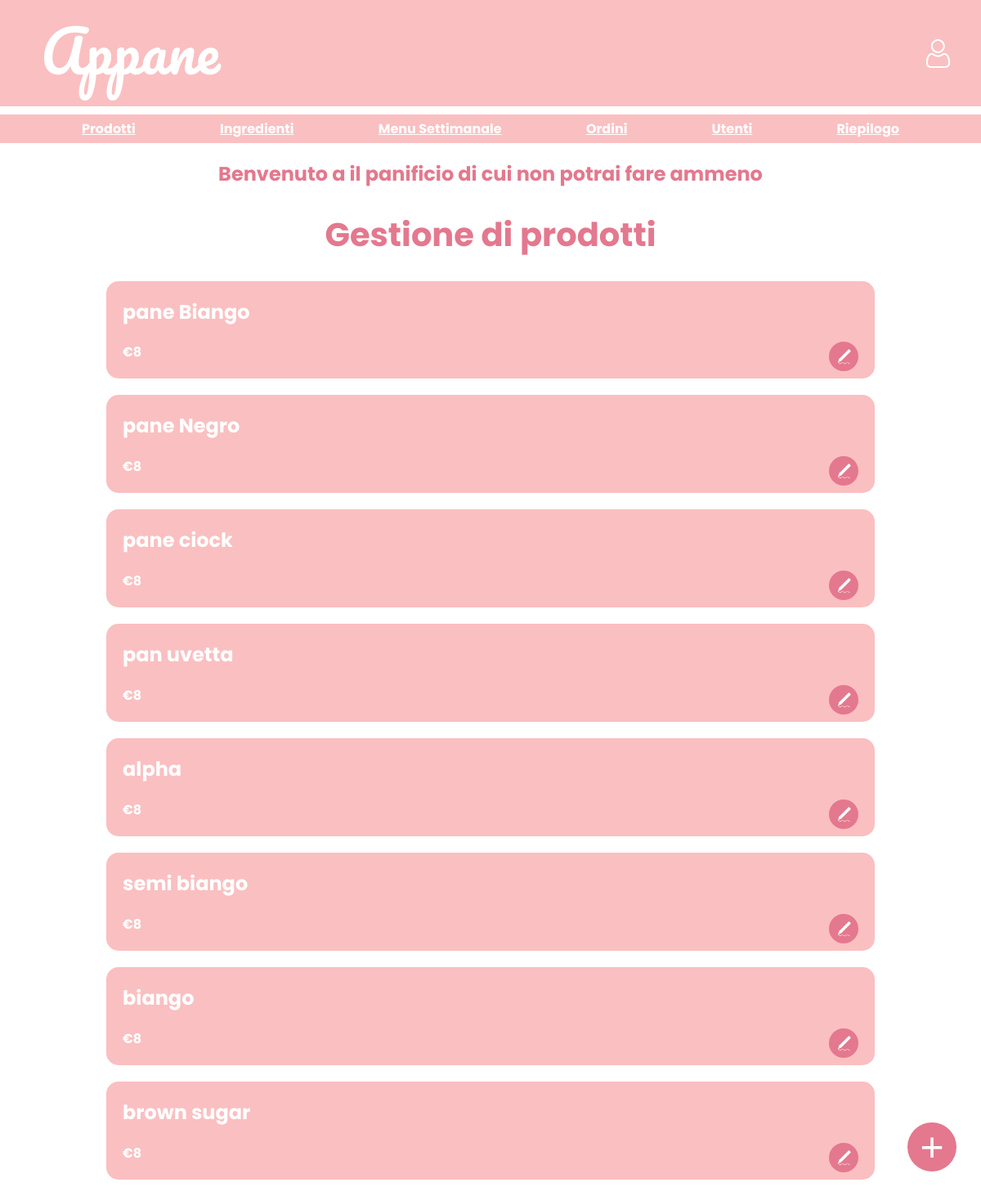
/BACK/managementProducts/managementProducts.php, run on an earlier commit of the app's database.
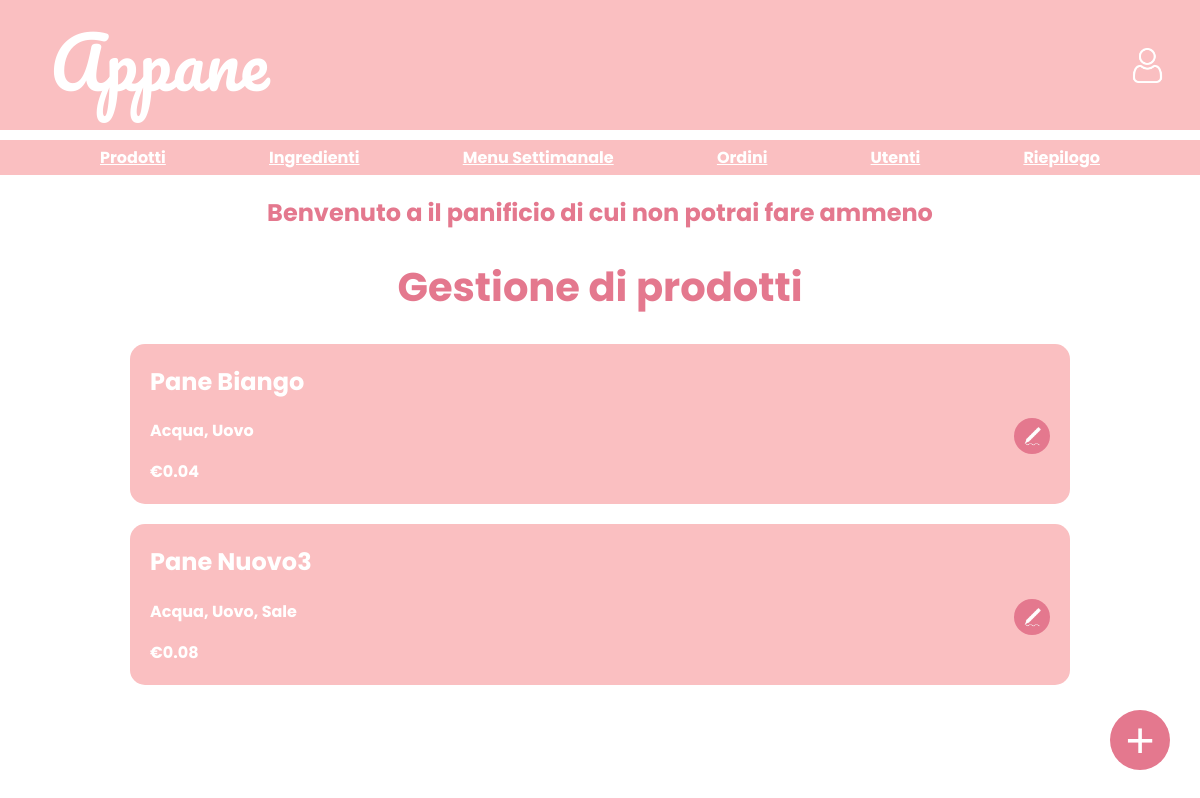
And on a later commit of the database.
### tables this page shows
CREATE TABLE `tprodotto` (
  `id` int(11) NOT NULL,
  `nome` varchar(255) NOT NULL,
  `prezzo` float NOT NULL
);

### BACK/managementProducts/managementProducts.php (the view, shortened to what this page needs)
<?php
require('../../includes/db.php');
include('../header.php');
function creaProd($id, $nome, $ingredienti, $prezzo)
{
    $string_ingredienti = implode(', ', $ingredienti);
    return "<div class='prodotto'>
                <div>
                    <h2>$nome</h2>
                    <button class='cart-btn' style='float: right;' title='Modifica prodotto'
                        onclick='openModal(\"modalModifyProduct.php?id=$id\")'>
                        <img src='../../grafica/img/pen.png' class='cart-icon' />
                    </button>
                </div>
                <p>$string_ingredienti</p>
                <p>€$prezzo</p>
            </div>";
}
?>
<!DOCTYPE html>
<html lang="it">
<head>
    <link rel="stylesheet" href="../../grafica/style.css?v=<?php echo time();?>">
</head>
<body>
    <div class="welcomeText">
        <h2>Benvenuto a il panificio di cui non potrai fare ammeno</h2>
    </div>
    <div class="main-content">
        <h1>Gestione di prodotti</h1>
        <div class="menu">
            <?php
            $sqlMenu = "SELECT * FROM tprodotto";
            $resultMenu = $conn->query($sqlMenu);
            if ($resultMenu->num_rows > 0) {
                while ($rowProd = $resultMenu->fetch_assoc()) {
                    $stmtIng = $conn->prepare("SELECT idIngrediente FROM tricetta WHERE idProdotto = ?");
                    $stmtIng->bind_param("i", $rowProd["id"]);
                    $stmtIng->execute();
                    $resultI = $stmtIng->get_result();
                    $ingredienti = [];
                    while ($rowI = $resultI->fetch_assoc()) {
                        $stmt = $conn->prepare("SELECT nome FROM tingrediente WHERE id = ?");
                        $stmt->bind_param("i", $rowI['idIngrediente']);
                        $stmt->execute();
                        $result = $stmt->get_result();
                        if($result->num_rows===1){
                            $ingredienti[] = $result->fetch_assoc()["nome"];
                        }
                    }
                    echo creaProd($rowProd["id"], $rowProd["nome"], $ingredienti,  $rowProd["prezzo"]);
                }
            } else {
                echo '<p> Per ora non ci sono prodotti salvati </p>';
            }
            ?>
        </div>
    </div>
    <button class="add-btn" title="Aggiungi prodotto" onclick="openModal('modalAddProduct.php')">+</button>
</body>
</html>

### BACK/header.php (shortened to what this page needs)
<div class="topbar">
    <h1><a href="index.php" style="color: inherit; text-decoration: none;">Appane</a></h1>
    <div style="margin: auto 0;">
        <a  href="<?php echo isset($_SESSION['user_id']) ? '../../FRONT/profile.php' : './FRONT/login.php'; ?>"
        class="button" style="margin-right: 10px;">
            <img src="../../grafica/img/user.png" alt="user" class="header-icon">
        </a>
    </div>
</div>
<div class="options">
    <a  href="../managementProducts/managementProducts.php" class="menu-option">Prodotti</a>
    <a  href="../managementIngredients/managementIngredients.php" class="menu-option">Ingredienti</a>
    <a  href="../managementWeeklyMenu/managementWeeklyMenu.php" class="menu-option">Menu Settimanale</a>
    <a  href="../managementOrders/managementOrders.php" class="menu-option">Ordini</a>
    <a  href="../managementUsers/managementUsers.php" class="menu-option">Utenti</a>
    <a  href="../managementSummary/managementSummary.php" class="menu-option">Riepilogo</a>
</div>

### grafica/style.css (style rules this page uses)
body { margin: 0; background-color: #fff; font-family: "Poppins", sans-serif; font-weight: 700; font-style: normal; }
.topbar { height: 130px; background: #fabfc1; display: flex; justify-content: space-between; padding: 0 25px; }
.topbar h1 { margin: 0; color: #fff; font-size: 70px; padding: 0 25px; font-family: "Pacifico", cursive; font-weight: 400; font-style: normal; }
.topbar .header-icon { height: 35px; }
.options { height: auto; background: #fabfc1; display: flex; justify-content: space-between; padding: 5px 100px; margin-top: 10px; }
.options .menu-option { color: white; }
.welcomeText h2 { text-align: center; color: #e4788e; }
.main-content h1 { text-align: center; font-size: 40px; color: #e4788e; }
.prodotto { width: 75%; margin-bottom: 20px; padding: 20px; border-radius: 15px; background-color: #fabfc1; justify-self: center; color: #fff; }
.prodotto h2 { margin-top: 0; }
.prodotto p { margin-bottom: 0; }
.cart-btn { width: 36px; height: 36px; border-radius: 50%; background-color: #e4788e; color: #ffffff; border: none; font-size: 20px; cursor: pointer; display: flex; align-items: center; justify-content: center; transition: background-color 0.2s ease; line-height: 1; }
.add-btn { position: fixed; bottom: 30px; right: 30px; width: 60px; height: 60px; border-radius: 50%; background-color: #e4788e; color: #ffffff; border: none; font-size: 50px; cursor: pointer; display: flex; align-items: center; justify-content: center; transition: background-color 0.2s ease; line-height: 1; }
.cart-icon { width: 20px; object-fit: contain; }

What changed in the data, as far as the page shows it:
removed tprodotto: nome "pane Biango", prezzo "8"
removed tprodotto: nome "pane Negro", prezzo "8"
removed tprodotto: nome "pane ciock", prezzo "8"
removed tprodotto: nome "pan uvetta", prezzo "8"
removed tprodotto: nome "alpha", prezzo "8"
removed tprodotto: nome "semi biango", prezzo "8"
removed tprodotto: nome "biango", prezzo "8"
removed tprodotto: nome "brown sugar", prezzo "8"
added tprodotto: nome "Pane Biango", string_ingredienti "Acqua, Uovo", prezzo "0.04"
added tprodotto: nome "Pane Nuovo3", string_ingredienti "Acqua, Uovo, Sale", prezzo "0.08"
